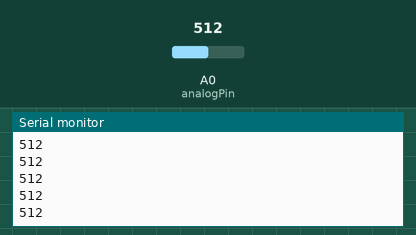
Recording of a sketch running on a simulated Arduino Uno, built with avr-gcc and run on an emulated ATmega328P. On the bench: the last lines printed to the serial monitor. The inputs (shaded band) are chosen by the test bench; at power-on: A0 (analogPin) = 512.

Above: at 1.2 s.
1.3 s: A0 (analogPin) set to 716
At 1.8 s:
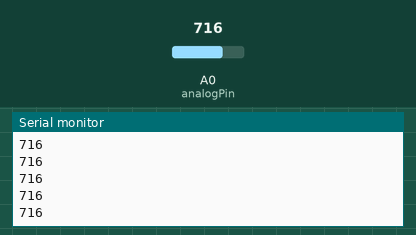
2.8 s: A0 (analogPin) set to 900
At 3.3 s:
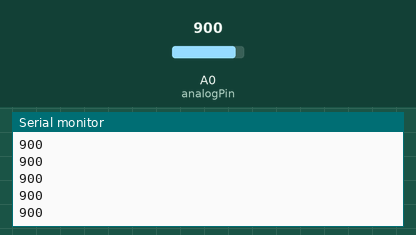
Timing chart, 0 to 5.7 s (numbered marks = the images above; inputs shaded):
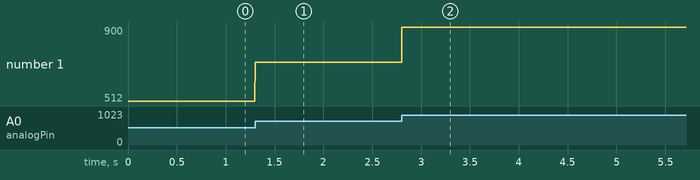

Measured:
- after the input at 1.3 s, the serial monitor: prints a new line at once (image 1)
- after the input at 2.8 s, the serial monitor: prints a new line at once (image 2)
- plotted number 1: 512 → 716 after the input at 1.3 s, 716 → 900 after the input at 2.8 s

The sketch:

Arduino_Serial_Data_read.ino
```cpp
int analogPin = 0;

void setup() {
  // initialize the serial communication:
  Serial.begin(57600);
}

void loop() {
  // send the value of analog input 0:
  Serial.println(analogRead(analogPin));
  // wait a bit for the analog-to-digital converter
  // to stabilize after the last reading:
  delay(2);
}
```
